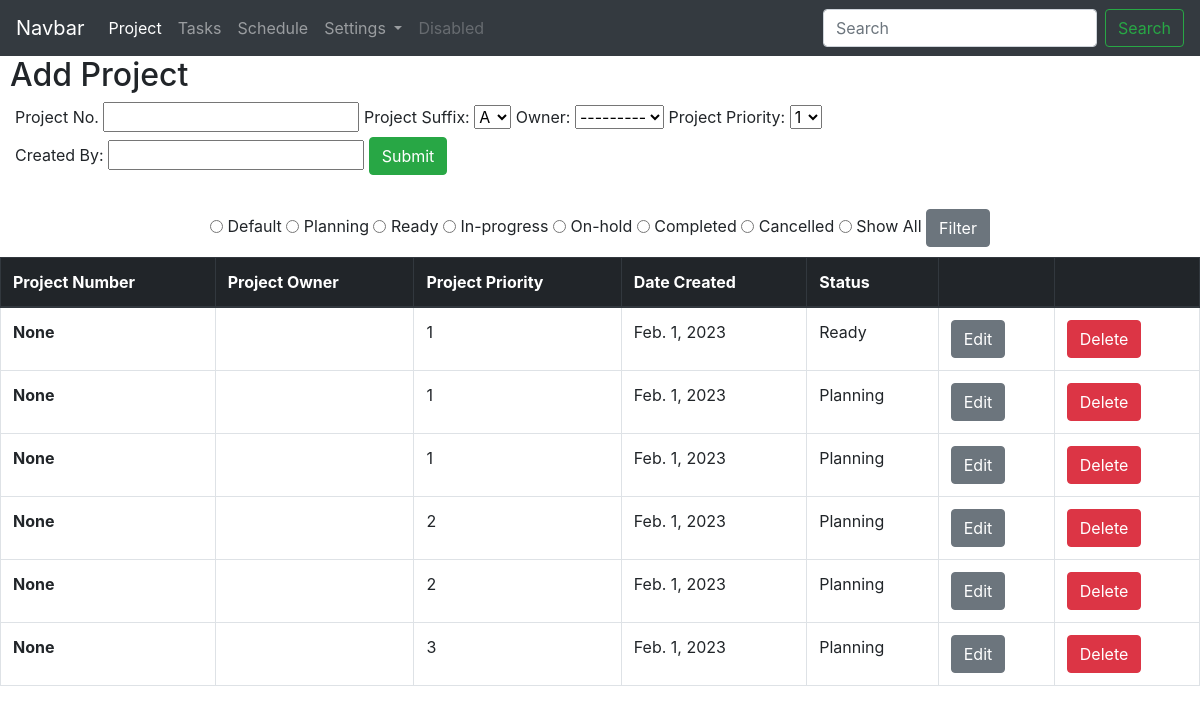
/project_home_page, run on an earlier commit of the app's database.
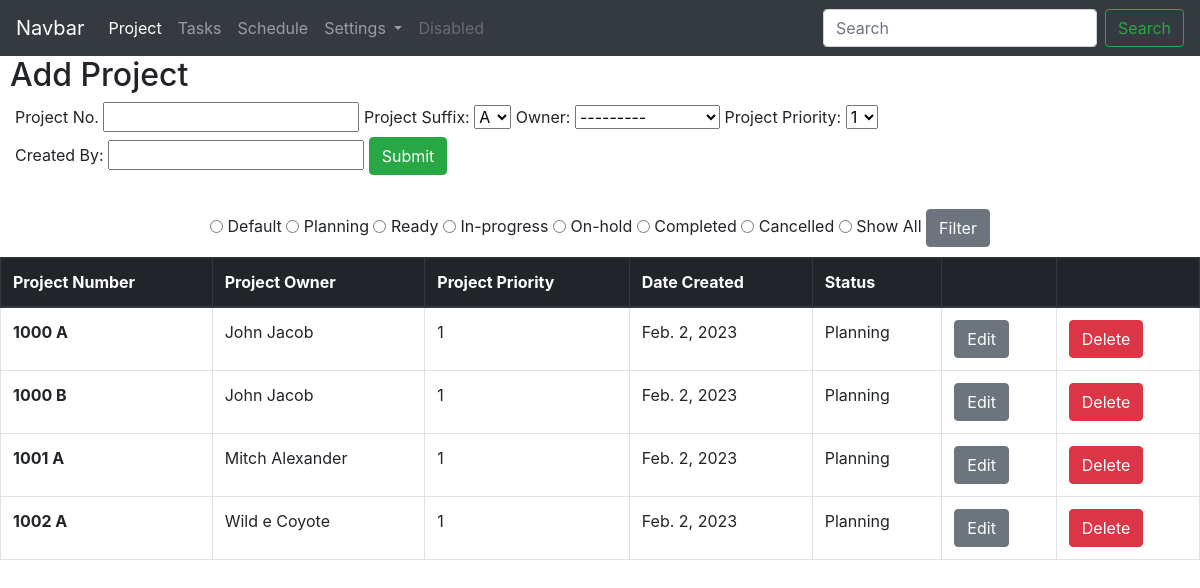
And on a later commit of the database.
### project/models.py (models this page shows, shortened)
class Project(models.Model):
    project_number = models.CharField(max_length=50)
    project_suffix = models.CharField(max_length=10, choices=suffix, default="A")
    project_owner = models.ForeignKey(ProjectOwners, on_delete=models.CASCADE, blank=True)
    project_priority = models.CharField(max_length=20, choices=project_priority_list, default='1')
    project_status = models.CharField(max_length=25, choices=status, default='Planning')
    project_creation_date = models.DateField(auto_now_add=True)
    project_created_by = models.CharField(max_length=50)
    project_modified_by = models.CharField(max_length=50, null=True)
    project_modified_date = models.DateField(blank=True, null=True)
    project_concated_name = models.CharField(max_length=50, blank=True, null=True)

class ProjectOwners(models.Model):
    first_name = models.CharField(max_length=50)
    last_name = models.CharField(max_length=70)
    email_address = models.CharField(max_length=250, blank=True)
    status_active = models.BooleanField(default=True)
    project_owner_concat_name = models.CharField(max_length=100, blank=True)
    def __str__(self):
        return self.project_owner_concat_name

### project/views.py (the view)
# urls.py: path('', views.home, name='home'),
def home(request):
    project_list = Project.objects.all().exclude(Q(project_status="Cancelled")| Q(project_status="Completed")).order_by('project_priority','project_number')
    import requests
    import json
    if request.method == "POST":
        if 'submit_form' in request.POST:
            form = AddProjectForm(request.POST)
            if form.is_valid():
                form.save()
                return HttpResponseRedirect('project_home_page')
        if 'project_filter' in request.POST:
            project_status = request.POST.get('project_status')
            if project_status == "Default":
                project_list = Project.objects.all().exclude(
                    Q(project_status="Cancelled") | Q(project_status="Completed")).order_by('project_priority','project_number')
            elif project_status == "All":
                project_list = Project.objects.all()
            else:
                project_list = Project.objects.filter(project_status=project_status)
            form = AddProjectForm
            context = {
                'project_list': project_list,
                'form': form,
            }
            return render(request, 'project/home.html', context)
    else:
        form = AddProjectForm
    context = {
        'project_list': project_list,
        'form': form,
    }
    return render(request, 'project/home.html', context)

### templates/project/home.html (shortened to what this page needs)
{% extends 'base.html' %}
{% load static %}
 {% block css_files %}
        <link rel="stylesheet" href="{% static "project/project.css" %}">
  {% endblock %}
{% block content %}
<h2>Add Project</h2>
{% if submitted %}
    Your project was submitted was successfully
{% else %}
    <form class="form_add" action="" method="POST">
        {{ form }}
        <input type="submit" value="Submit" name="submit_form" class="btn btn-success">
    </form>
{% endif %}
<br/>
<div class="table_sort">
    <form method="POST" action="">
        <input type="radio" value="Default" name="project_status"/> Default
        <input type="radio" value="Planning" name="project_status"/> Planning
        <input type="radio" value="Ready" name="project_status"/> Ready
        <input type="radio" value="In-progress" name="project_status"/> In-progress
        <input type="radio" value="On-hold" name="project_status"/> On-hold
        <input type="radio" value="Completed" name="project_status"/> Completed
        <input type="radio" value="Cancelled" name="project_status"/> Cancelled
        <input type="radio" value="All" name="project_status"/> Show All
        <input class="btn btn-secondary" type="submit" value="Filter" name="project_filter">
    </form>
</div>
<table id="project_table" class="table table-bordered table-hover">
    <thead class="thead-dark">
    <tr>
        <th scope="col">Project Number</th>
        <th scope="col">Project Owner</th>
        <th scope="col">Project Priority</th>
        <th scope="col">Date Created</th>
        <th scope="col">Status</th>
        <th scope="col"></th>
        <th scope="col"></th>
    </tr>
    </thead>
    <tbody>
   {% if project_list %}
    {% for project in project_list %}
        <tr>
            <th scope="row">{{project.project_concated_name}}</th>
            <td>{{project.project_owner}}</td>
            <td>{{project.project_priority}}</td>
            <td>{{project.project_creation_date}}</td>
            <td>{{project.project_status}}</td>
            <td><a href="{% url 'project_app:edit_project' project.id %}" class="btn btn-secondary">Edit</a></td>
            <td><a href="{% url 'project_app:delete_project' project.id %}" class="btn btn-danger">Delete</a></td>
        </tr>
    {% endfor %}
{% endif %}
    </tbody>
</table>
{% endblock %}

What changed in the data, as far as the page shows it:
removed Project: project_concated_name "None", project_priority "1", project_creation_date "Feb. 1, 2023", project_status "Ready"
removed Project: project_concated_name "None", project_priority "1", project_creation_date "Feb. 1, 2023", project_status "Planning"
removed Project: project_concated_name "None", project_priority "1", project_creation_date "Feb. 1, 2023", project_status "Planning"
removed Project: project_concated_name "None", project_priority "2", project_creation_date "Feb. 1, 2023", project_status "Planning"
removed Project: project_concated_name "None", project_priority "2", project_creation_date "Feb. 1, 2023", project_status "Planning"
removed Project: project_concated_name "None", project_priority "3", project_creation_date "Feb. 1, 2023", project_status "Planning"
added Project: project_concated_name "1000 A", project_owner "John Jacob", project_priority "1", project_creation_date "Feb. 2, 2023", project_status "Planning"
added Project: project_concated_name "1000 B", project_owner "John Jacob", project_priority "1", project_creation_date "Feb. 2, 2023", project_status "Planning"
added Project: project_concated_name "1001 A", project_owner "Mitch Alexander", project_priority "1", project_creation_date "Feb. 2, 2023", project_status "Planning"
added Project: project_concated_name "1002 A", project_owner "Wild e Coyote", project_priority "1", project_creation_date "Feb. 2, 2023", project_status "Planning"
